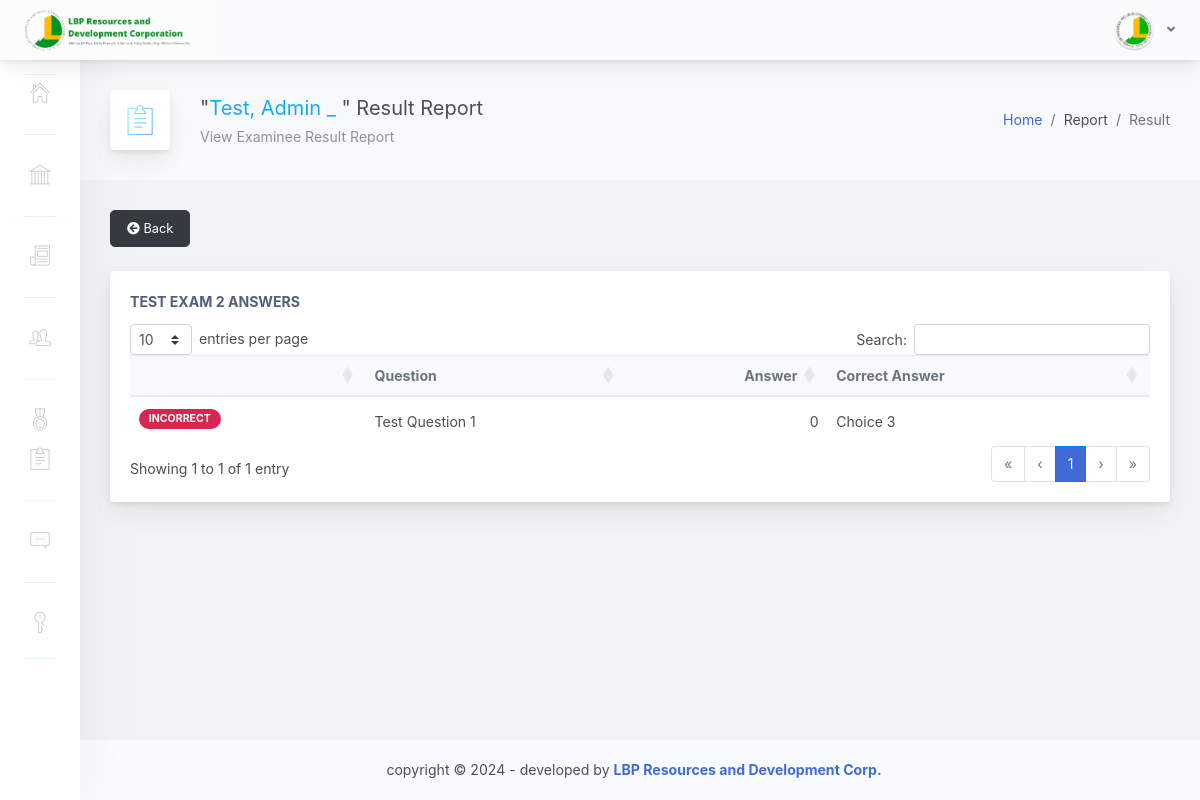
/adminpanel/home.php?page=report-examinee-result&exmne=8&exam=2 (signed in), run on an earlier commit of the app's database.
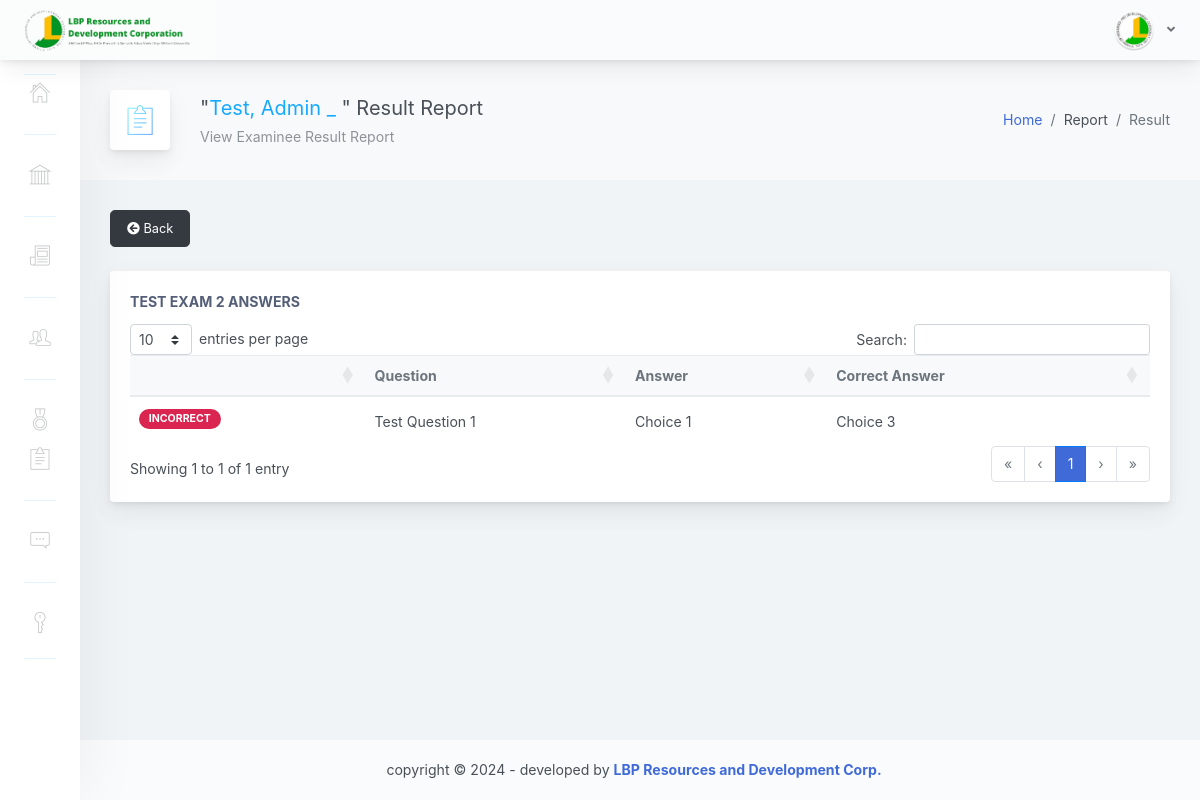
And on a later commit of the database.
### tables this page shows
CREATE TABLE `examinee_tbl` (
  `exmne_id` int(11) NOT NULL,
  `exmne_clu_id` varchar(255) NOT NULL,
  `exmne_fname` varchar(255) NOT NULL,
  `exmne_mname` varchar(255) NOT NULL,
  `exmne_lname` varchar(255) NOT NULL,
  `exmne_sfname` varchar(255) NOT NULL,
  `exmne_sex` varchar(255) NOT NULL,
  `exmne_birthdate` date NOT NULL,
  `exmne_email` varchar(255) NOT NULL,
  `exmne_pass` varchar(255) NOT NULL,
  `exmne_status` varchar(255) NOT NULL,
  `exmne_created` timestamp NOT NULL DEFAULT current_timestamp() ON UPDATE current_timestamp()
);

CREATE TABLE `exam_tbl` (
  `ex_id` int(11) NOT NULL,
  `ex_title` varchar(255) NOT NULL,
  `ex_description` varchar(255) NOT NULL,
  `ex_time_limit` int(11) NOT NULL,
  `ex_qstn_limit` int(11) NOT NULL,
  `ex_disable_prv` varchar(255) NOT NULL,
  `ex_random_qstn` varchar(255) NOT NULL,
  `ex_status` int(1) NOT NULL,
  `ex_created` timestamp NOT NULL DEFAULT current_timestamp() ON UPDATE current_timestamp()
);

CREATE TABLE `exam_question_tbl` (
  `exqstn_id` int(11) NOT NULL,
  `ex_id` int(11) NOT NULL,
  `exam_image` varchar(255) NOT NULL,
  `exam_question` varchar(255) NOT NULL,
  `exam_ch1` varchar(255) NOT NULL,
  `exam_ch2` varchar(255) NOT NULL,
  `exam_ch3` varchar(255) NOT NULL,
  `exam_ch4` varchar(255) NOT NULL,
  `exam_ch5` varchar(255) NOT NULL,
  `exam_ch6` varchar(255) NOT NULL,
  `exam_ch7` varchar(255) NOT NULL,
  `exam_ch8` varchar(255) NOT NULL,
  `exam_ch9` varchar(255) NOT NULL,
  `exam_ch10` varchar(255) NOT NULL,
  `exqstn_answer` varchar(255) NOT NULL
);

CREATE TABLE `examinee_answers` (
  `exans_id` int(11) NOT NULL,
  `exmne_id` int(11) NOT NULL,
  `exam_id` int(11) NOT NULL,
  `exqstn_id` int(11) NOT NULL,
  `exmne_answer` varchar(255) NOT NULL,
  `exatmpt_no` int(11) NOT NULL,
  `exans_created` timestamp NOT NULL DEFAULT current_timestamp() ON UPDATE current_timestamp()
);

### adminpanel/pages/report-examinee-result.php (the view)
<?php
    $exmne_Id = $_GET['exmne'];
    $ex_id = $_GET['exam'];
    $stmt1 = $conn->prepare("SELECT * FROM examinee_tbl WHERE exmne_id = :exmne_id");
    $stmt1->bindParam(':exmne_id', $exmne_Id);
    $stmt1->execute();
    if ($row = $stmt1->fetch(PDO::FETCH_ASSOC)) {
        $exmne_fname = $row['exmne_fname'] != '' ? $row['exmne_fname'] : 'null';
        $exmne_mname = $row['exmne_mname'] != '' ? substr($row['exmne_mname'], 0, 1) . ". " : '_ ';
        $exmne_lname = $row['exmne_lname'] != '' ? $row['exmne_lname'] : 'null';
        $exmne_sfname = $row['exmne_sfname'] != '' ? $row['exmne_sfname'] : '';
        $exmne_name = $exmne_lname . ', ' . $exmne_fname . ' ' . $exmne_mname . $exmne_sfname;
    }
    $stmt2 = $conn->prepare("SELECT * FROM exam_tbl WHERE ex_id = :ex_id");
    $stmt2->bindParam(':ex_id', $ex_id);
    $stmt2->execute();
    if ($row = $stmt2->fetch(PDO::FETCH_ASSOC)) {
        $ex_title = isset($row['ex_title']) ? $row['ex_title'] : 'null';
    }
?>
                <div class="app-main__inner">
                    <div class="app-page-title">
                        <div class="page-title-wrapper">
                            <div class="page-title-heading">
                                <div class="page-title-icon">
                                    <i class="pe-7s-note2 icon-gradient bg-happy-fisher">
                                    </i>
                                </div>
                                <div>"<span class="text-info"><?php echo htmlspecialchars($exmne_name); ?></span>" Result Report
                                    <div class="page-title-subheading">
                                        View Examinee Result Report
                                    </div>
                                </div>
                            </div>
                            <div class="page-title-actions">
                            <ol class="breadcrumb">
                                <li class="breadcrumb-item"><a href="home.php">Home</a></li>
                                <li class="breadcrumb-item">Report</li>
                                <li class="breadcrumb-item active" aria-current="page">Result</li>
                            </ol>
                            </div>
                        </div>
                    </div>
                    <div class="row mb-4">
                        <div class="col-md-12">
                        <a href="?page=report-examinee" class="btn btn-lg btn-dark"><i class="fa fa-arrow-circle-left"></i> Back</a>
                        </div>
                    </div>
                    <div class="row">
                        <div class="col-md-12">
                            <div class="main-card mb-3 card">
                                <div class="card-body">
                                    <div class="card-title"><?php echo htmlspecialchars($ex_title); ?> Answers</div>
                                    <div class="table-responsive">
                                        <table class="mb-0 table table-hover dt-sort" id="tableList" width="100%">
                                            <thead class="thead-light">
                                            <tr>
                                                <th></th>
                                                <th>Question</th>
                                                <th>Answer</th>
                                                <th>Correct Answer</th>
                                            </tr>
                                            </thead>
                                            <tbody>
                                            <?php
                                            $stmt3 = $conn->prepare("SELECT * FROM exam_question_tbl WHERE ex_id = :ex_id");
                                            $stmt3->bindParam(':ex_id', $ex_id);
                                            $stmt3->execute();
                                            while ($row = $stmt3->fetch(PDO::FETCH_ASSOC)) {
                                                $exqstn_id = isset($row['exqstn_id']) ? $row['exqstn_id'] : 'null';
                                                $exqstn_question = isset($row['exam_question']) ? $row['exam_question'] : 'null';
                                                $exqstn_answer = isset($row['exqstn_answer']) ? $row['exqstn_answer'] : 'null';
                                                $stmt4 = $conn->prepare("SELECT * FROM examinee_answers WHERE exmne_id = :exmne_id AND exqstn_id = :exqstn_id");
                                                $stmt4->bindParam(':exmne_id', $exmne_Id);
                                                $stmt4->bindParam(':exqstn_id', $exqstn_id);
                                                $stmt4->execute();
                                                $exmne_answer = '';
                                                if ($ans = $stmt4->fetch(PDO::FETCH_ASSOC)) {
                                                    $exmne_answer = isset($ans['exmne_answer']) ? $ans['exmne_answer'] : 'null';
                                                }
                                            ?>
                                            <tr id="<?php echo $exqstn_id; ?>">
                                                <td>
                                                <?php
                                                if ($exmne_answer == $exqstn_answer) {
                                                    echo '<span class="mb-2 mr-2 badge badge-pill badge-success">Correct</span>';
                                                } else if ($exmne_answer == '') {
                                                    echo '<span class="mb-2 mr-2 badge badge-pill badge-secondary">Not Answered</span>';
                                                } else {
                                                    echo '<span class="mb-2 mr-2 badge badge-pill badge-danger">Incorrect</span>';
                                                }
                                                ?>
                                                </td>
                                                <td>
                                                    <?php echo htmlspecialchars($exqstn_question); ?>
                                                </td>
                                                <td>
                                                    <?php echo htmlspecialchars($exmne_answer); ?>
                                                </td>
                                                <td>
                                                    <?php echo htmlspecialchars($exqstn_answer); ?>
                                                </td>
                                            </tr>
                                            <?php } ?>
                                            </tbody>
                                        </table>
                                    </div>
                                </div>
                            </div>
                        </div>
                    </div>
                </div>

What changed in the data, as far as the page shows it:
changed through a linked row, exam_question_tbl "Test Question 1": examinee_answers.exmne_answer "0" → "Choice 1"
